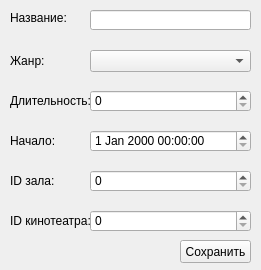
<?xml version="1.0" encoding="UTF-8"?>
<ui version="4.0">
 <class>Form</class>
 <widget class="QWidget" name="Form">
  <property name="geometry">
   <rect>
    <x>0</x>
    <y>0</y>
    <width>261</width>
    <height>270</height>
   </rect>
  </property>
  <property name="windowTitle">
   <string>Form</string>
  </property>
  <widget class="QLabel" name="label">
   <property name="geometry">
    <rect>
     <x>10</x>
     <y>10</y>
     <width>61</width>
     <height>16</height>
    </rect>
   </property>
   <property name="text">
    <string>Название:</string>
   </property>
  </widget>
  <widget class="QLabel" name="label_2">
   <property name="geometry">
    <rect>
     <x>10</x>
     <y>40</y>
     <width>71</width>
     <height>16</height>
    </rect>
   </property>
   <property name="text">
    <string/>
   </property>
  </widget>
  <widget class="QLineEdit" name="name_edit">
   <property name="geometry">
    <rect>
     <x>90</x>
     <y>10</y>
     <width>161</width>
     <height>20</height>
    </rect>
   </property>
  </widget>
  <widget class="QLabel" name="label_3">
   <property name="geometry">
    <rect>
     <x>10</x>
     <y>50</y>
     <width>51</width>
     <height>21</height>
    </rect>
   </property>
   <property name="text">
    <string>Жанр:</string>
   </property>
  </widget>
  <widget class="QComboBox" name="genre_combo_box">
   <property name="geometry">
    <rect>
     <x>90</x>
     <y>50</y>
     <width>161</width>
     <height>22</height>
    </rect>
   </property>
  </widget>
  <widget class="QLabel" name="label_4">
   <property name="geometry">
    <rect>
     <x>10</x>
     <y>90</y>
     <width>81</width>
     <height>21</height>
    </rect>
   </property>
   <property name="text">
    <string>Длительность:</string>
   </property>
  </widget>
  <widget class="QSpinBox" name="duration_box">
   <property name="geometry">
    <rect>
     <x>90</x>
     <y>90</y>
     <width>161</width>
     <height>22</height>
    </rect>
   </property>
  </widget>
  <widget class="QDateTimeEdit" name="start_time_edit">
   <property name="geometry">
    <rect>
     <x>90</x>
     <y>130</y>
     <width>161</width>
     <height>22</height>
    </rect>
   </property>
  </widget>
  <widget class="QLabel" name="label_5">
   <property name="geometry">
    <rect>
     <x>10</x>
     <y>130</y>
     <width>81</width>
     <height>21</height>
    </rect>
   </property>
   <property name="text">
    <string>Начало:</string>
   </property>
  </widget>
  <widget class="QLabel" name="label_6">
   <property name="geometry">
    <rect>
     <x>10</x>
     <y>170</y>
     <width>81</width>
     <height>21</height>
    </rect>
   </property>
   <property name="text">
    <string>ID зала:</string>
   </property>
  </widget>
  <widget class="QSpinBox" name="room_id_box">
   <property name="geometry">
    <rect>
     <x>90</x>
     <y>170</y>
     <width>161</width>
     <height>22</height>
    </rect>
   </property>
  </widget>
  <widget class="QSpinBox" name="cinema_id_box">
   <property name="geometry">
    <rect>
     <x>90</x>
     <y>210</y>
     <width>161</width>
     <height>22</height>
    </rect>
   </property>
  </widget>
  <widget class="QLabel" name="label_7">
   <property name="geometry">
    <rect>
     <x>10</x>
     <y>210</y>
     <width>81</width>
     <height>21</height>
    </rect>
   </property>
   <property name="text">
    <string>ID кинотеатра:</string>
   </property>
  </widget>
  <widget class="QPushButton" name="save_button">
   <property name="geometry">
    <rect>
     <x>180</x>
     <y>240</y>
     <width>71</width>
     <height>23</height>
    </rect>
   </property>
   <property name="text">
    <string>Сохранить</string>
   </property>
  </widget>
  <widget class="QLabel" name="feedback_label">
   <property name="geometry">
    <rect>
     <x>10</x>
     <y>240</y>
     <width>161</width>
     <height>20</height>
    </rect>
   </property>
   <property name="text">
    <string/>
   </property>
  </widget>
 </widget>
 <resources/>
 <connections/>
</ui>
